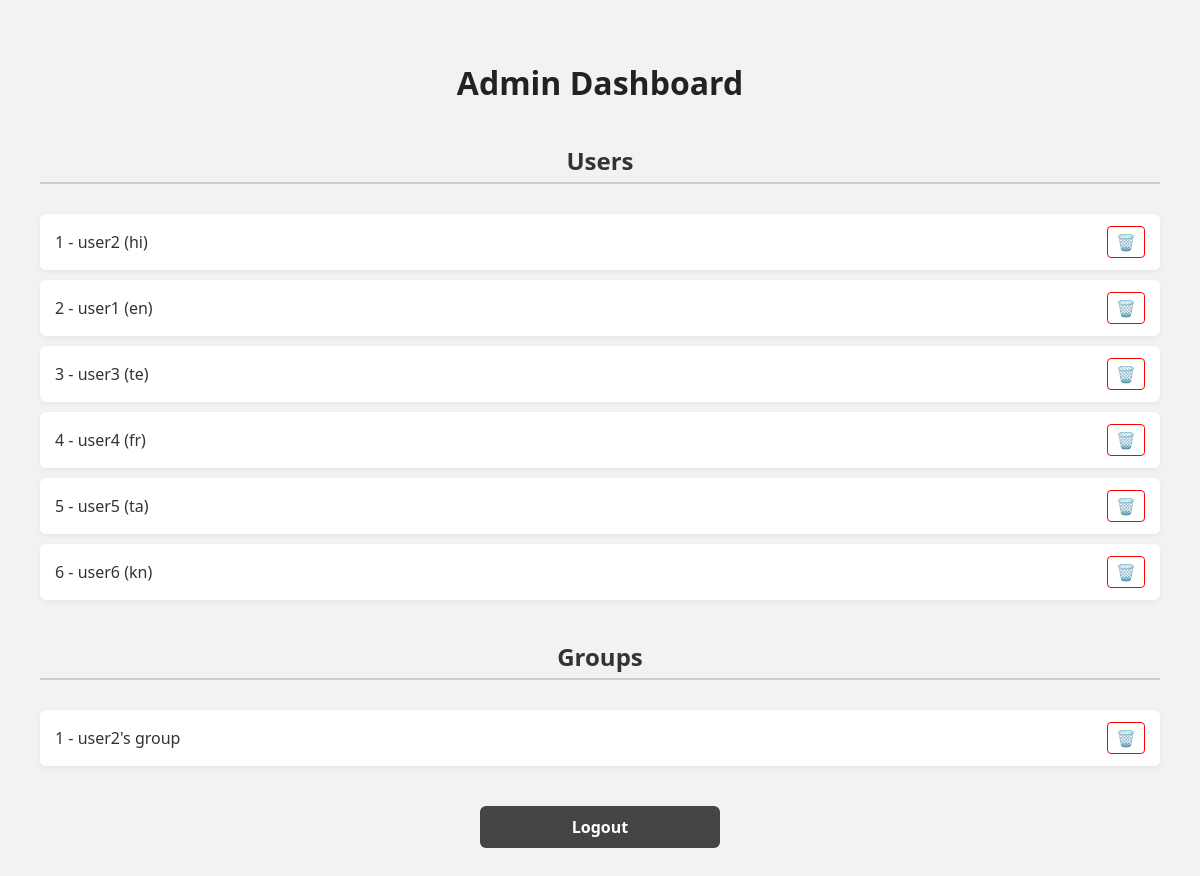
/admin_dashboard (signed in), run on the app's committed database.
### tables this page shows
CREATE TABLE users (
                id INTEGER PRIMARY KEY, 
                name TEXT, 
                email TEXT UNIQUE, 
                password TEXT, 
                language TEXT
            );

CREATE TABLE groups (
                id INTEGER PRIMARY KEY, 
                name TEXT, 
                creator_id INTEGER
            );

### app.py (the view)
@app.route('/admin_dashboard')
def admin_dashboard():
    if not session.get('is_admin'):
        return redirect('/admin_login')
    with sqlite3.connect(DATABASE) as db:
        cursor = db.cursor()
        cursor.execute("SELECT * FROM users")
        users = cursor.fetchall()
        cursor.execute("SELECT * FROM groups")
        groups = cursor.fetchall()
    return render_template('admin_dashboard.html', users=users, groups=groups)

### templates/admin_dashboard.html (shortened to what this page needs)
<!DOCTYPE html>
<html>
<head>
    <link rel="stylesheet" href="{{ url_for('static', filename='dashboard.css') }}">
</head>
<body>
    <h1>Admin Dashboard</h1>
    <h2>Users</h2>
    <ul>
        {% for user in users %}
            <li>
                {{ user[0] }} - {{ user[1] }} ({{ user[4] }})
                <a href="/admin/delete_user/{{ user[0] }}" class="delete" onclick="return confirm('Delete user?')">🗑️</a>
            </li>
        {% endfor %}
    </ul>
    <h2>Groups</h2>
    <ul>
        {% for group in groups %}
            <li>
                {{ group[0] }} - {{ group[1] }}
                <a href="/admin/delete_group/{{ group[0] }}" class="delete" onclick="return confirm('Delete group?')">🗑️</a>
            </li>
        {% endfor %}
    </ul>
    <a href="/admin_logout" class="logout">Logout</a>
</body>
</html>

### static/dashboard.css (style rules this page uses)
body { font-family: Arial, sans-serif; margin: 20px; background-color: #f5f5f5; }
h2 { text-align: center; margin-bottom: 30px; }

### templates/admin_dashboard.html (style rules this page uses)
body { font-family: 'Segoe UI', sans-serif; background-color: #f2f2f2; padding: 20px; color: #333; }
h1 { text-align: center; color: #222; }
h2 { margin-top: 40px; border-bottom: 2px solid #ccc; padding-bottom: 5px; }
ul { list-style: none; padding-left: 0; }
li { background: #fff; margin-bottom: 10px; padding: 12px 15px; border-radius: 6px; box-shadow: 0 2px 5px rgba(0,0,0,0.05); display: flex; justify-content: space-between; align-items: center; }
.delete { color: red; font-weight: bold; text-decoration: none; padding: 4px 8px; border: 1px solid red; border-radius: 4px; transition: 0.2s; }
a.logout { display: block; text-align: center; margin-top: 40px; font-weight: bold; color: #fff; background: #444; padding: 10px 20px; border-radius: 6px; text-decoration: none; width: 200px; margin-left: auto; margin-right: auto; }

### data on the page
users: id "1", name "user2", language "hi"
users: id "2", name "user1", language "en"
users: id "3", name "user3", language "te"
users: id "4", name "user4", language "fr"
users: id "5", name "user5", language "ta"
users: id "6", name "user6", language "kn"
groups: id "1", name "user2's group"
